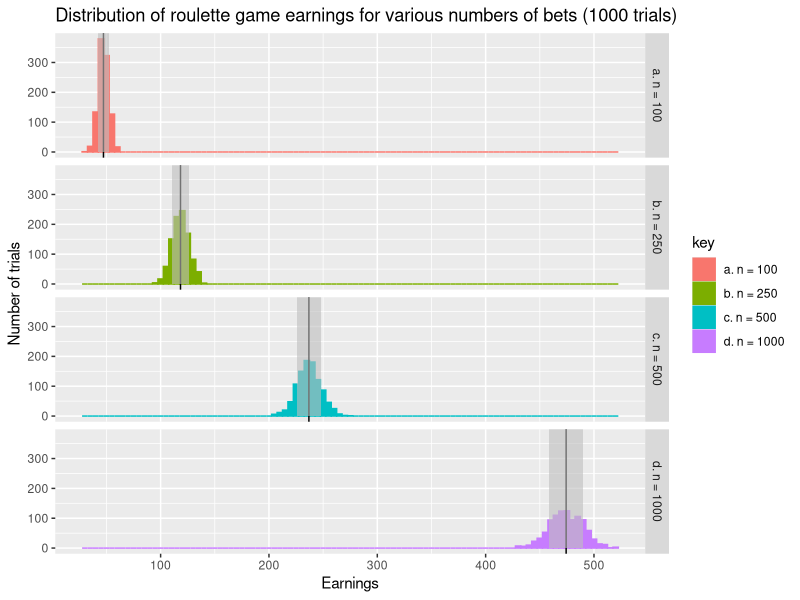
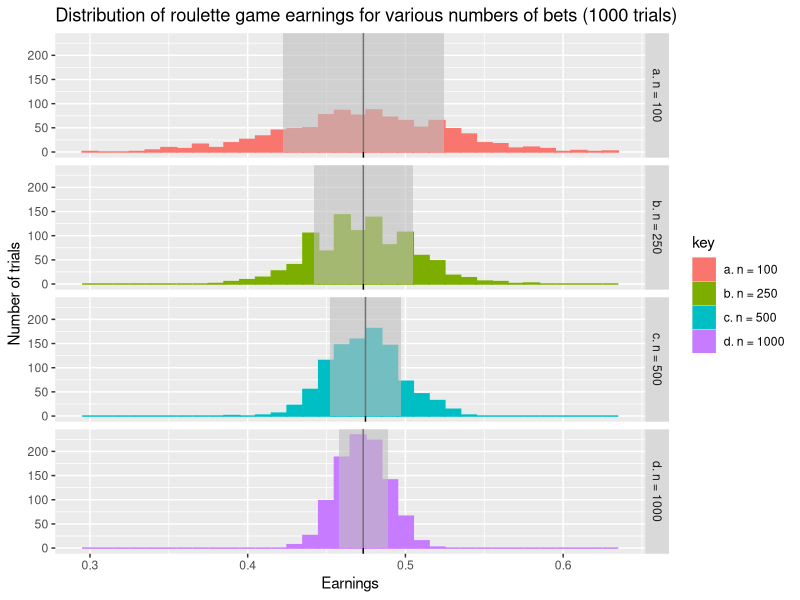
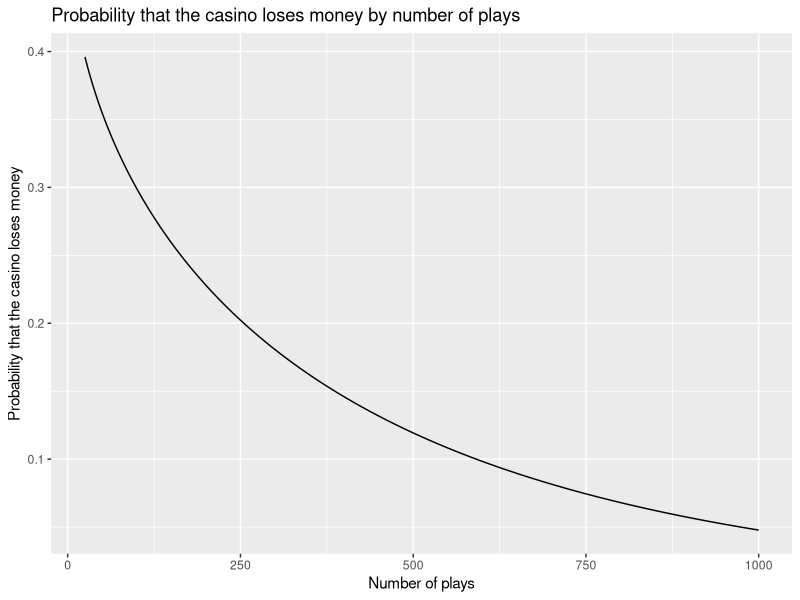

Write R code to recreate these figures, in order.
## ---- chunk 1

  # For later...
  library(dplyr)
  library(tidyr)
  library(ggplot2)
  
  # Set seed
  set.seed(322)
  
  # Create roulette function
  roulette <- function(n){
    outcomes <- sample(c("Red", "Black", "Green"), n,
                       replace = TRUE, prob = c(18/38, 18/38, 2/38))
    earnings <- sum(outcomes == "Black")
    return(earnings)
  }

## ---- chunk 2

  # Earnings over 1000 replications for each number of trials
  earned <- sapply(list("a. n = 100" = 100, "b. n = 250" = 250,
                        "c. n = 500" = 500, "d. n = 1000" = 1000),
                  function(n) replicate(1000, {roulette(n)})) %>% as.data.frame %>% gather
  
  # Get mean and SD of earnings distribution for plot
  summarystats <- group_by(earned, key) %>%
    summarise("Mean" = mean(value), "SD" = sd(value))
  
  # Plot the distribution of earnings for each number of trials
  ggplot(data = earned, aes(x = value, fill = key, col = key)) +
    geom_histogram(binwidth = 5, center = 0) +
    facet_grid(rows = key~.) +
    geom_vline(data = summarystats, aes(xintercept = Mean)) +
    geom_rect(data = summarystats, aes(xmin = Mean - SD, xmax = Mean + SD, x = NULL),
              ymin = 0, ymax = 400, alpha = 0.6, fill = "grey", col = NA) +
    xlab("Earnings") +
    ylab("Number of trials") +
    ggtitle("Distribution of roulette game earnings for various numbers of bets (1000 trials)")

## ---- chunk 3

    # 1000 replications for each numeber of trials
    earned_mean <- sapply(list("a. n = 100" = 100, "b. n = 250" = 250,
                          "c. n = 500" = 500, "d. n = 1000" = 1000),
                    function(n) replicate(1000, {roulette(n) / n})) %>%
                  as.data.frame %>% gather

    # Mean and standard deviation again
    summarystats_mean <- group_by(earned_mean, key) %>%
      summarise("Mean" = mean(value), "SD" = sd(value))
    
    # Plot the mean earnings
    ggplot(data = earned_mean, aes(x = value, fill = key, col = key)) +
      geom_histogram(binwidth = .010, center = 0) +
      facet_grid(rows = key~.) +
      geom_vline(data = summarystats_mean, aes(xintercept = Mean)) +
      geom_rect(data = summarystats_mean, aes(xmin = Mean - SD, xmax = Mean + SD, x = NULL),
                ymin = 0, ymax = 250, alpha = 0.6, fill = "grey", col = NA) +
      xlab("Earnings") +
      ylab("Number of trials") +
      ggtitle("Distribution of roulette game earnings for various numbers of bets (1000 trials)") 

## ---- chunk 4

  # Using our mean and SD from above, for 100 rounds, and using the CLT to assume normal distribution
  pnorm(0,
        mean = ((18/38)-(20/38)) * 100,
        sd = 2*sqrt((20/38)*(18/38)) * sqrt(100),
        lower.tail = FALSE)

  # Monte Carlo simulation using the function we created earlier
  # (if we win money, the casino loses money)
  mean(replicate(10000, {roulette(100) > 0}))


## ---- chunk 5

  # Relying on the CLT, use the normal distribution to
  # approximate probabilities for 25 to 100 plays
  p_of_n <- sapply(25:1000, function(n) {pnorm(0,
        mean = ((18/38)-(20/38)) * n,
        sd = 2*sqrt((20/38)*(18/38)) * sqrt(n),
        lower.tail = FALSE)}) %>% data.frame(n = 25:1000, p = .)

  # Plot our probabilities
  ggplot(data = p_of_n, aes(x = n, y = p)) +
    geom_line() +
    ylab("Probability that the casino loses money") +
    xlab("Number of plays") +
    ggtitle("Probability that the casino loses money by number of plays")

## ---- chunk 6

  # Function for the series winner
  series_outcome <- function(n, prob_sox) {
    winner <- sample(c("Red Sox", "Astros"),
                     n, replace = TRUE, prob = c(prob_sox, 1 - prob_sox))
    team <- names(table(winner))[which(table(winner) > n/2)]
    return(team)
  }

  # Simulate the series 1000 times with equal teams
  mean(replicate(10000, {series_outcome(5, .5) == "Red Sox"}))

## ---- chunk 7

  # Monte Carlo simulation with unequal teams
  mean(replicate(10000, {series_outcome(5, .4) == "Red Sox"}))

  # Or from the binomial distribution
  pbinom(2, 5, prob = 0.4, lower.tail = FALSE)

## ---- chunk 8

  # Seven game series simulation
  mean(replicate(10000, {series_outcome(7, .4) == "Red Sox"}))

  # Or seven-game series from the binomial distribution
  pbinom(3, 7, prob = 0.4, lower.tail = FALSE)

  # Three game series simulation
  mean(replicate(10000, {series_outcome(3, .4) == "Red Sox"}))
  
  # Or three-game series from the binomial distribution
  pbinom(1, 3, prob = 0.4, lower.tail = FALSE)

## ---- chunk 9

# Five-game series: need to win three of four remaining games
pbinom(2, 4, prob = 0.5, lower.tail = FALSE)

# Seven-game series: need to win four of six remaining games
pbinom(3, 6, prob = 0.5, lower.tail = FALSE)

